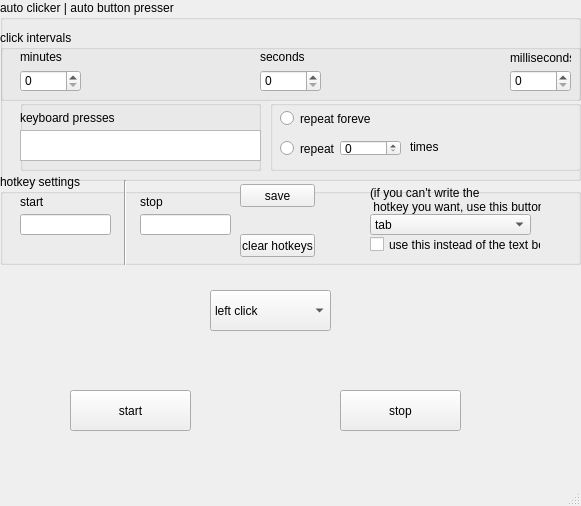
<?xml version="1.0" encoding="UTF-8"?>
<ui version="4.0">
 <class>MainWindow</class>
 <widget class="QMainWindow" name="MainWindow">
  <property name="geometry">
   <rect>
    <x>0</x>
    <y>0</y>
    <width>581</width>
    <height>506</height>
   </rect>
  </property>
  <property name="windowTitle">
   <string>MainWindow</string>
  </property>
  <widget class="QWidget" name="centralwidget">
   <widget class="QPushButton" name="stop">
    <property name="geometry">
     <rect>
      <x>340</x>
      <y>390</y>
      <width>121</width>
      <height>41</height>
     </rect>
    </property>
    <property name="text">
     <string>stop</string>
    </property>
   </widget>
   <widget class="QPushButton" name="start">
    <property name="geometry">
     <rect>
      <x>70</x>
      <y>390</y>
      <width>121</width>
      <height>41</height>
     </rect>
    </property>
    <property name="text">
     <string>start</string>
    </property>
   </widget>
   <widget class="QGroupBox" name="general">
    <property name="geometry">
     <rect>
      <x>0</x>
      <y>0</y>
      <width>581</width>
      <height>181</height>
     </rect>
    </property>
    <property name="title">
     <string>auto clicker | auto button presser</string>
    </property>
    <widget class="QGroupBox" name="repeation">
     <property name="geometry">
      <rect>
       <x>270</x>
       <y>100</y>
       <width>311</width>
       <height>71</height>
      </rect>
     </property>
     <property name="autoFillBackground">
      <bool>true</bool>
     </property>
     <property name="title">
      <string/>
     </property>
     <widget class="QRadioButton" name="repeat_forever">
      <property name="geometry">
       <rect>
        <x>10</x>
        <y>10</y>
        <width>91</width>
        <height>17</height>
       </rect>
      </property>
      <property name="text">
       <string>repeat forever</string>
      </property>
     </widget>
     <widget class="QRadioButton" name="repeat_how_many">
      <property name="geometry">
       <rect>
        <x>10</x>
        <y>40</y>
        <width>91</width>
        <height>17</height>
       </rect>
      </property>
      <property name="text">
       <string>repeat</string>
      </property>
     </widget>
     <widget class="QSpinBox" name="repeation_input">
      <property name="geometry">
       <rect>
        <x>70</x>
        <y>40</y>
        <width>61</width>
        <height>16</height>
       </rect>
      </property>
     </widget>
     <widget class="QLabel" name="times_label">
      <property name="geometry">
       <rect>
        <x>140</x>
        <y>40</y>
        <width>47</width>
        <height>13</height>
       </rect>
      </property>
      <property name="text">
       <string>times</string>
      </property>
     </widget>
    </widget>
    <widget class="QGroupBox" name="intervals">
     <property name="geometry">
      <rect>
       <x>0</x>
       <y>30</y>
       <width>581</width>
       <height>71</height>
      </rect>
     </property>
     <property name="title">
      <string>click intervals</string>
     </property>
     <widget class="QSpinBox" name="minutes_box">
      <property name="geometry">
       <rect>
        <x>20</x>
        <y>40</y>
        <width>61</width>
        <height>22</height>
       </rect>
      </property>
     </widget>
     <widget class="QLabel" name="minutes_label">
      <property name="geometry">
       <rect>
        <x>20</x>
        <y>20</y>
        <width>47</width>
        <height>13</height>
       </rect>
      </property>
      <property name="text">
       <string>minutes</string>
      </property>
     </widget>
     <widget class="QSpinBox" name="seconds_box">
      <property name="geometry">
       <rect>
        <x>260</x>
        <y>40</y>
        <width>61</width>
        <height>22</height>
       </rect>
      </property>
     </widget>
     <widget class="QLabel" name="seconds_label">
      <property name="geometry">
       <rect>
        <x>260</x>
        <y>20</y>
        <width>47</width>
        <height>13</height>
       </rect>
      </property>
      <property name="text">
       <string>seconds</string>
      </property>
     </widget>
     <widget class="QSpinBox" name="milliseconds_box">
      <property name="geometry">
       <rect>
        <x>510</x>
        <y>40</y>
        <width>61</width>
        <height>22</height>
       </rect>
      </property>
     </widget>
     <widget class="QLabel" name="milliseconds_label">
      <property name="geometry">
       <rect>
        <x>510</x>
        <y>20</y>
        <width>61</width>
        <height>16</height>
       </rect>
      </property>
      <property name="text">
       <string>milliseconds</string>
      </property>
     </widget>
    </widget>
    <widget class="QGroupBox" name="keyboard_settings">
     <property name="geometry">
      <rect>
       <x>20</x>
       <y>100</y>
       <width>241</width>
       <height>71</height>
      </rect>
     </property>
     <property name="title">
      <string/>
     </property>
     <widget class="QTextEdit" name="keyboard_input">
      <property name="geometry">
       <rect>
        <x>0</x>
        <y>30</y>
        <width>241</width>
        <height>31</height>
       </rect>
      </property>
     </widget>
     <widget class="QLabel" name="keyboard_input_label">
      <property name="geometry">
       <rect>
        <x>0</x>
        <y>10</y>
        <width>101</width>
        <height>16</height>
       </rect>
      </property>
      <property name="text">
       <string>keyboard presses</string>
      </property>
     </widget>
    </widget>
   </widget>
   <widget class="QGroupBox" name="hotkeys">
    <property name="geometry">
     <rect>
      <x>0</x>
      <y>174</y>
      <width>581</width>
      <height>91</height>
     </rect>
    </property>
    <property name="title">
     <string>hotkey settings</string>
    </property>
    <widget class="QLabel" name="start_input_label">
     <property name="geometry">
      <rect>
       <x>20</x>
       <y>20</y>
       <width>101</width>
       <height>16</height>
      </rect>
     </property>
     <property name="text">
      <string>start</string>
     </property>
    </widget>
    <widget class="QLineEdit" name="start_input">
     <property name="geometry">
      <rect>
       <x>20</x>
       <y>40</y>
       <width>91</width>
       <height>21</height>
      </rect>
     </property>
    </widget>
    <widget class="QLabel" name="stop_input_label">
     <property name="geometry">
      <rect>
       <x>140</x>
       <y>20</y>
       <width>101</width>
       <height>16</height>
      </rect>
     </property>
     <property name="text">
      <string>stop</string>
     </property>
    </widget>
    <widget class="QLineEdit" name="stop_input">
     <property name="geometry">
      <rect>
       <x>140</x>
       <y>40</y>
       <width>91</width>
       <height>21</height>
      </rect>
     </property>
    </widget>
    <widget class="Line" name="line">
     <property name="geometry">
      <rect>
       <x>110</x>
       <y>6</y>
       <width>31</width>
       <height>91</height>
      </rect>
     </property>
     <property name="orientation">
      <enum>Qt::Vertical</enum>
     </property>
    </widget>
    <widget class="QPushButton" name="save">
     <property name="geometry">
      <rect>
       <x>240</x>
       <y>10</y>
       <width>75</width>
       <height>23</height>
      </rect>
     </property>
     <property name="text">
      <string>save</string>
     </property>
    </widget>
    <widget class="QLabel" name="note_label">
     <property name="geometry">
      <rect>
       <x>370</x>
       <y>10</y>
       <width>171</width>
       <height>31</height>
      </rect>
     </property>
     <property name="text">
      <string>(if you can't write the 
 hotkey you want, use this button)</string>
     </property>
    </widget>
    <widget class="QComboBox" name="other_option">
     <property name="geometry">
      <rect>
       <x>370</x>
       <y>40</y>
       <width>161</width>
       <height>21</height>
      </rect>
     </property>
     <item>
      <property name="text">
       <string>tab</string>
      </property>
     </item>
     <item>
      <property name="text">
       <string>enter</string>
      </property>
     </item>
     <item>
      <property name="text">
       <string>space</string>
      </property>
     </item>
     <item>
      <property name="text">
       <string>a</string>
      </property>
     </item>
     <item>
      <property name="text">
       <string>b</string>
      </property>
     </item>
     <item>
      <property name="text">
       <string>c</string>
      </property>
     </item>
     <item>
      <property name="text">
       <string>d</string>
      </property>
     </item>
     <item>
      <property name="text">
       <string>e</string>
      </property>
     </item>
     <item>
      <property name="text">
       <string>f</string>
      </property>
     </item>
     <item>
      <property name="text">
       <string>g</string>
      </property>
     </item>
     <item>
      <property name="text">
       <string>h</string>
      </property>
     </item>
     <item>
      <property name="text">
       <string>i</string>
      </property>
     </item>
     <item>
      <property name="text">
       <string>j</string>
      </property>
     </item>
     <item>
      <property name="text">
       <string>k</string>
      </property>
     </item>
     <item>
      <property name="text">
       <string>l</string>
      </property>
     </item>
     <item>
      <property name="text">
       <string>m</string>
      </property>
     </item>
     <item>
      <property name="text">
       <string>n</string>
      </property>
     </item>
     <item>
      <property name="text">
       <string>o</string>
      </property>
     </item>
     <item>
      <property name="text">
       <string>p</string>
      </property>
     </item>
     <item>
      <property name="text">
       <string>q</string>
      </property>
     </item>
     <item>
      <property name="text">
       <string>r</string>
      </property>
     </item>
     <item>
      <property name="text">
       <string>s</string>
      </property>
     </item>
     <item>
      <property name="text">
       <string>t</string>
      </property>
     </item>
     <item>
      <property name="text">
       <string>u</string>
      </property>
     </item>
     <item>
      <property name="text">
       <string>v</string>
      </property>
     </item>
     <item>
      <property name="text">
       <string>w</string>
      </property>
     </item>
     <item>
      <property name="text">
       <string>x</string>
      </property>
     </item>
     <item>
      <property name="text">
       <string>y</string>
      </property>
     </item>
     <item>
      <property name="text">
       <string>z</string>
      </property>
     </item>
     <item>
      <property name="text">
       <string>A</string>
      </property>
     </item>
     <item>
      <property name="text">
       <string>B</string>
      </property>
     </item>
     <item>
      <property name="text">
       <string>C</string>
      </property>
     </item>
     <item>
      <property name="text">
       <string>D</string>
      </property>
     </item>
     <item>
      <property name="text">
       <string>E</string>
      </property>
     </item>
     <item>
      <property name="text">
       <string>F</string>
      </property>
     </item>
     <item>
      <property name="text">
       <string>G</string>
      </property>
     </item>
     <item>
      <property name="text">
       <string>H</string>
      </property>
     </item>
     <item>
      <property name="text">
       <string>I</string>
      </property>
     </item>
     <item>
      <property name="text">
       <string>J</string>
      </property>
     </item>
     <item>
      <property name="text">
       <string>K</string>
      </property>
     </item>
     <item>
      <property name="text">
       <string>L</string>
      </property>
     </item>
     <item>
      <property name="text">
       <string>M</string>
      </property>
     </item>
     <item>
      <property name="text">
       <string>N</string>
      </property>
     </item>
     <item>
      <property name="text">
       <string>O</string>
      </property>
     </item>
     <item>
      <property name="text">
       <string>P</string>
      </property>
     </item>
     <item>
      <property name="text">
       <string>Q</string>
      </property>
     </item>
     <item>
      <property name="text">
       <string>R</string>
      </property>
     </item>
     <item>
      <property name="text">
       <string>S</string>
      </property>
     </item>
     <item>
      <property name="text">
       <string>T</string>
      </property>
     </item>
     <item>
      <property name="text">
       <string>U</string>
      </property>
     </item>
     <item>
      <property name="text">
       <string>V</string>
      </property>
     </item>
     <item>
      <property name="text">
       <string>W</string>
      </property>
     </item>
     <item>
      <property name="text">
       <string>X</string>
      </property>
     </item>
     <item>
      <property name="text">
       <string>Y</string>
      </property>
     </item>
     <item>
      <property name="text">
       <string>Z</string>
      </property>
     </item>
     <item>
      <property name="text">
       <string>1</string>
      </property>
     </item>
     <item>
      <property name="text">
       <string>2</string>
      </property>
     </item>
     <item>
      <property name="text">
       <string>3</string>
      </property>
     </item>
     <item>
      <property name="text">
       <string>4</string>
      </property>
     </item>
     <item>
      <property name="text">
       <string>5</string>
      </property>
     </item>
     <item>
      <property name="text">
       <string>6</string>
      </property>
     </item>
     <item>
      <property name="text">
       <string>7</string>
      </property>
     </item>
     <item>
      <property name="text">
       <string>8</string>
      </property>
     </item>
     <item>
      <property name="text">
       <string>9</string>
      </property>
     </item>
     <item>
      <property name="text">
       <string>0</string>
      </property>
     </item>
     <item>
      <property name="text">
       <string>\</string>
      </property>
     </item>
     <item>
      <property name="text">
       <string>[</string>
      </property>
     </item>
     <item>
      <property name="text">
       <string>]</string>
      </property>
     </item>
     <item>
      <property name="text">
       <string>=</string>
      </property>
     </item>
     <item>
      <property name="text">
       <string>-</string>
      </property>
     </item>
     <item>
      <property name="text">
       <string>/</string>
      </property>
     </item>
     <item>
      <property name="text">
       <string>`</string>
      </property>
     </item>
     <item>
      <property name="text">
       <string>~</string>
      </property>
     </item>
    </widget>
    <widget class="QPushButton" name="clear">
     <property name="geometry">
      <rect>
       <x>240</x>
       <y>60</y>
       <width>75</width>
       <height>23</height>
      </rect>
     </property>
     <property name="text">
      <string>clear hotkeys</string>
     </property>
    </widget>
    <widget class="QCheckBox" name="accept_other">
     <property name="geometry">
      <rect>
       <x>370</x>
       <y>60</y>
       <width>171</width>
       <height>21</height>
      </rect>
     </property>
     <property name="text">
      <string>use this instead of the text box</string>
     </property>
    </widget>
   </widget>
   <widget class="QComboBox" name="options">
    <property name="geometry">
     <rect>
      <x>210</x>
      <y>290</y>
      <width>121</width>
      <height>41</height>
     </rect>
    </property>
    <item>
     <property name="text">
      <string>left click</string>
     </property>
    </item>
    <item>
     <property name="text">
      <string>keyboard</string>
     </property>
    </item>
    <item>
     <property name="text">
      <string>right click</string>
     </property>
    </item>
    <item>
     <property name="text">
      <string>middle click</string>
     </property>
    </item>
   </widget>
  </widget>
  <widget class="QMenuBar" name="menubar">
   <property name="geometry">
    <rect>
     <x>0</x>
     <y>0</y>
     <width>581</width>
     <height>21</height>
    </rect>
   </property>
  </widget>
  <widget class="QStatusBar" name="statusbar"/>
 </widget>
 <resources/>
 <connections/>
</ui>
